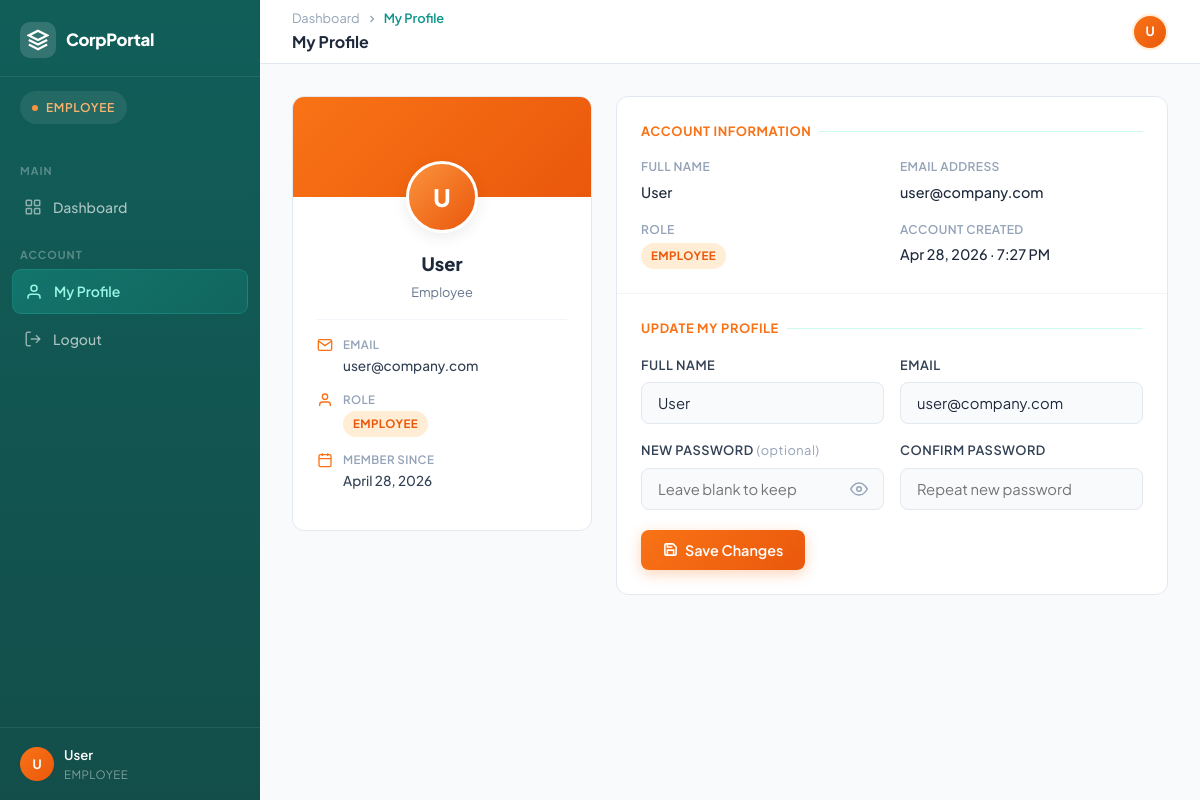
The app's page /user/profile.php (signed in) with its own data.
### tables this page shows
CREATE TABLE users (
  id         INT(11)      NOT NULL AUTO_INCREMENT,
  name       VARCHAR(100) NOT NULL,
  email      VARCHAR(150) NOT NULL UNIQUE,
  password   VARCHAR(255) NOT NULL,
  role       ENUM('admin','user') NOT NULL DEFAULT 'user',
  created_at TIMESTAMP    NOT NULL DEFAULT CURRENT_TIMESTAMP,
  PRIMARY KEY (id)
);

### includes/session_check.php (called while the page is built, shortened)
<?php
function e(?string $str): string
{
    return htmlspecialchars($str ?? '', ENT_QUOTES | ENT_HTML5, 'UTF-8');
}

### user/profile.php (the view, shortened to what this page needs)
<?php
require_once __DIR__ . '/../includes/session_check.php';
require_once __DIR__ . '/../config/db.php';
$stmt = $pdo->prepare('SELECT id,name,email,role,created_at FROM users WHERE id=? LIMIT 1');
$stmt->execute([$_SESSION['user_id']]);
$profile = $stmt->fetch();
$activePage = 'profile';
$root = rootUrl;
?>
<!DOCTYPE html>
<html lang="en">
<head>
<link rel="stylesheet" href="<?= $root ?>assets/css/style.css">
</head>
<body>
<div class="app-layout">
  <?php require_once __DIR__ . '/../includes/nav_user.php'; ?>
  <main class="main-content">
    <div class="topbar">
      <div class="topbar-left">
        <div>
          <div class="breadcrumb">
            <a href="<?= $root ?>user/dashboard.php">Dashboard</a>
            <svg width="12" height="12" viewBox="0 0 24 24" fill="none" stroke="currentColor" stroke-width="2.5"><polyline points="9 18 15 12 9 6"/></svg>
            <span class="current">My Profile</span>
          </div>
          <div class="page-title">My Profile</div>
        </div>
      </div>
      <div class="topbar-right">
        <div class="topbar-avatar employee"><?= $initials ?></div>
      </div>
    </div>
    <div class="page-body">
      <div class="profile-grid">
        <div class="profile-card-left">
          <div class="profile-banner employee"></div>
          <div class="profile-avatar-wrap">
            <div class="profile-avatar employee"><?= $initials ?></div>
          </div>
          <div class="profile-card-body">
            <div class="profile-name"><?= e($profile['name']) ?></div>
            <div class="profile-role-label">Employee</div>
            <hr class="profile-divider">
            <div class="profile-meta">
              <div class="profile-meta-item">
                <div class="meta-icon" style="color:var(--coral-500)">
                  <svg viewBox="0 0 24 24" fill="none" stroke="currentColor" stroke-width="2"><path d="M4 4h16c1.1 0 2 .9 2 2v12c0 1.1-.9 2-2 2H4c-1.1 0-2-.9-2-2V6c0-1.1.9-2 2-2z"/><polyline points="22,6 12,13 2,6"/></svg>
                </div>
                <div>
                  <span class="meta-label">Email</span>
                  <span class="meta-value"><?= e($profile['email']) ?></span>
                </div>
              </div>
              <div class="profile-meta-item">
                <div class="meta-icon" style="color:var(--coral-500)">
                  <svg viewBox="0 0 24 24" fill="none" stroke="currentColor" stroke-width="2"><path d="M20 21v-2a4 4 0 0 0-4-4H8a4 4 0 0 0-4 4v2"/><circle cx="12" cy="7" r="4"/></svg>
                </div>
                <div>
                  <span class="meta-label">Role</span>
                  <span class="meta-value"><span class="badge badge-user">Employee</span></span>
                </div>
              </div>
              <div class="profile-meta-item">
                <div class="meta-icon" style="color:var(--coral-500)">
                  <svg viewBox="0 0 24 24" fill="none" stroke="currentColor" stroke-width="2"><rect x="3" y="4" width="18" height="18" rx="2" ry="2"/><line x1="16" y1="2" x2="16" y2="6"/><line x1="8" y1="2" x2="8" y2="6"/><line x1="3" y1="10" x2="21" y2="10"/></svg>
                </div>
                <div>
                  <span class="meta-label">Member Since</span>
                  <span class="meta-value"><?= date('F j, Y', strtotime($profile['created_at'])) ?></span>
                </div>
              </div>
            </div>
          </div>
        </div>
        <div>
          <div class="profile-info-card">
            <div class="info-section">
              <div class="info-section-title" style="color:var(--coral-500)">Account Information</div>
              <div class="info-grid">
                <div class="info-field">
                  <div class="info-field-label">Full Name</div>
                  <div class="info-field-value"><?= e($profile['name']) ?></div>
                </div>
                <div class="info-field">
                  <div class="info-field-label">Email Address</div>
                  <div class="info-field-value"><?= e($profile['email']) ?></div>
                </div>
                <div class="info-field">
                  <div class="info-field-label">Role</div>
                  <div class="info-field-value"><span class="badge badge-user">Employee</span></div>
                </div>
                <div class="info-field">
                  <div class="info-field-label">Account Created</div>
                  <div class="info-field-value"><?= date('M j, Y · g:i A', strtotime($profile['created_at'])) ?></div>
                </div>
              </div>
            </div>
            <div class="info-section">
              <div class="info-section-title" style="color:var(--coral-500)">Update My Profile</div>
              <form method="POST" action="" data-loading>
                <div class="info-grid" style="margin-bottom:16px">
                  <div class="form-group" style="margin-bottom:0">
                    <label class="form-label">Full Name</label>
                    <input type="text" name="name" class="form-control" value="<?= e($profile['name']) ?>" required>
                  </div>
                  <div class="form-group" style="margin-bottom:0">
                    <label class="form-label">Email</label>
                    <input type="email" name="email" class="form-control" value="<?= e($profile['email']) ?>" required>
                  </div>
                </div>
                <div class="info-grid" style="margin-bottom:20px">
                  <div class="form-group" style="margin-bottom:0">
                    <label class="form-label">New Password <span style="color:var(--slate-400);font-weight:400;text-transform:none">(optional)</span></label>
                    <div class="input-group">
                      <input type="password" name="password" class="form-control" placeholder="Leave blank to keep">
                      <button type="button" class="input-group-btn toggle-password">
                        <svg width="18" height="18" viewBox="0 0 24 24" fill="none" stroke="currentColor" stroke-width="2"><path d="M1 12s4-8 11-8 11 8 11 8-4 8-11 8-11-8-11-8z"/><circle cx="12" cy="12" r="3"/></svg>
                      </button>
                    </div>
                  </div>
                  <div class="form-group" style="margin-bottom:0">
                    <label class="form-label">Confirm Password</label>
                    <input type="password" name="confirm" class="form-control" placeholder="Repeat new password">
                  </div>
                </div>
                <button type="submit" class="btn btn-coral" data-submit-btn>
                  <svg width="15" height="15" viewBox="0 0 24 24" fill="none" stroke="currentColor" stroke-width="2.5"><path d="M19 21H5a2 2 0 0 1-2-2V5a2 2 0 0 1 2-2h11l5 5v11a2 2 0 0 1-2 2z"/><polyline points="17 21 17 13 7 13 7 21"/><polyline points="7 3 7 8 15 8"/></svg>
                  Save Changes
                </button>
              </form>
            </div>
          </div>
        </div>
      </div>
    </div>
  </main>
</div>
</body>
</html>

### includes/nav_user.php (shortened to what this page needs)
<?php
$activePage = $activePage ?? '';
$root = rootUrl;
$userName = e($_SESSION['name'] ?? 'User');
$initials   = strtoupper(substr($_SESSION['name'] ?? 'U', 0, 1));
?>
<aside class="sidebar" id="sidebar">
  <div class="sidebar-brand">
    <div class="brand-icon">
      <svg width="22" height="22" viewBox="0 0 24 24" fill="none" stroke="white" stroke-width="2.5">
        <polygon points="12 2 2 7 12 12 22 7 12 2"/>
        <polyline points="2 17 12 22 22 17"/>
        <polyline points="2 12 12 17 22 12"/>
      </svg>
    </div>
    <span class="brand-name">CorpPortal</span>
  </div>
  <div class="sidebar-role-badge employee">
    <span class="role-dot"></span> Employee
  </div>
  <nav class="sidebar-nav">
    <p class="nav-section-label">Main</p>
    <a href="<?= $root ?>user/dashboard.php"
       class="nav-item <?= $activePage === 'dashboard' ? 'active' : '' ?>">
      <svg viewBox="0 0 24 24" fill="none" stroke="currentColor" stroke-width="2">
        <rect x="3" y="3" width="7" height="7" rx="1"/><rect x="14" y="3" width="7" height="7" rx="1"/>
        <rect x="14" y="14" width="7" height="7" rx="1"/><rect x="3" y="14" width="7" height="7" rx="1"/>
      </svg>
      Dashboard
    </a>
    <p class="nav-section-label">Account</p>
    <a href="<?= $root ?>user/profile.php"
       class="nav-item <?= $activePage === 'profile' ? 'active' : '' ?>">
      <svg viewBox="0 0 24 24" fill="none" stroke="currentColor" stroke-width="2">
        <path d="M20 21v-2a4 4 0 0 0-4-4H8a4 4 0 0 0-4 4v2"/>
        <circle cx="12" cy="7" r="4"/>
      </svg>
      My Profile
    </a>
    <a href="<?= $root ?>auth/logout.php" class="nav-item nav-logout">
      <svg viewBox="0 0 24 24" fill="none" stroke="currentColor" stroke-width="2">
        <path d="M9 21H5a2 2 0 0 1-2-2V5a2 2 0 0 1 2-2h4"/>
        <polyline points="16 17 21 12 16 7"/>
        <line x1="21" y1="12" x2="9" y2="12"/>
      </svg>
      Logout
    </a>
  </nav>
  <div class="sidebar-user-footer">
    <div class="user-avatar-sm employee"><?= $initials ?></div>
    <div class="user-info-sm">
      <span class="user-name-sm"><?= $userName ?></span>
      <span class="user-role-sm">Employee</span>
    </div>
  </div>
</aside>

### records on screen
users: name "User", email "user@company.com", created_at "April 28, 2026", created_at "Apr 28, 2026 · 7:27 PM"

### other values on screen
$initials "U"
